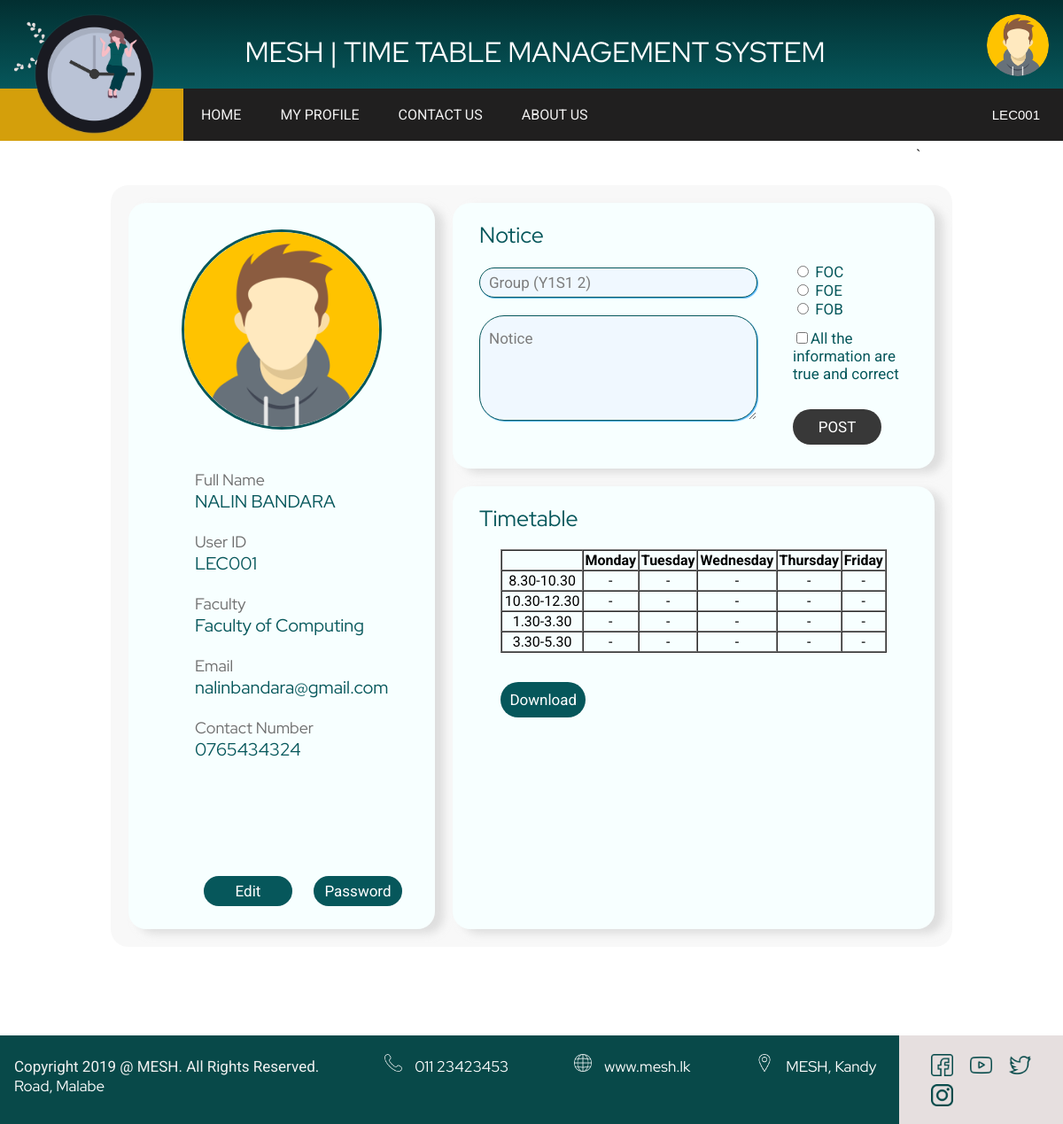
Screenshot of /userProfileLec.php (signed in) with the database file from the repository.
### tables this page shows
CREATE TABLE `lecturer` (
  `userID` varchar(20) NOT NULL,
  `LecturerName` varchar(50) NOT NULL,
  `LecturerAge` int(11) NOT NULL,
  `LecturerEmail` varchar(50) NOT NULL,
  `LecturerContact` varchar(10) NOT NULL,
  `LecturerFacluty` varchar(50) NOT NULL,
  `ProfilePic` varchar(1000) DEFAULT 'images/user.png',
  `pwd` varchar(1000) NOT NULL
);

### userprofileLec.php (the view, shortened to what this page needs)
<!DOCTYPE html>
<html>
<?php
require 'PHP/config.php';
?>
<head>
</head>
<?php
if (isset($_SESSION['userName'])) {
    $link = "userProfileStu.php";
    $userID = $_SESSION['userName'];
    if (strpos($userID, 'LEC') !== false) {
        $proTable = 'Lecturer';
    } else if (strpos($userID,'AD') !== false) {
        $proTable = 'Admin';
    } else if (strpos($userID,'IT') !== false) {
        $proTable = 'Student';
    }
    $userID = $_SESSION['userName'];
    $resultPic = $con -> query("SELECT * FROM $proTable WHERE userId='$userID'") OR die(mysqli_error());
if (mysqli_num_rows($resultPic) > 0) {
         while ($row2 = mysqli_fetch_array($resultPic)) {
            $avatar = $row2['ProfilePic'];
         }
     }
} else {
    $link = "log.php";
    $avatar = "images/user.png";
}
?>
<header>
    <div class="head">
        <div>
            <img src=" Images/logo.png" id="logo_timetable" width="200px" class="center" alt="LOGO">
        </div>
        <div>
            <h1 id="Header">MESH | TIME TABLE MANAGEMENT SYSTEM</h1>
        </div>
        <div class="header_box">
            <div id="box1">
                <a href="<?php echo $link?>"><img src="<?php echo $avatar ?>" alt="AVATAR" width="100px" id="Header_logo"></a>
            </div>
            <div id="box2">
                <h1><a href="" id="Login">LOGIN</a></h1>
            </div>`
        </div>
    </div>
</header>
<div id="navigation_bar">
    <div id="navi2">
        <ul class="nav">
            <a href="index.php">
                <li>HOME</li>
            </a>
            <a href="userProfileStu.php">
                <li>MY PROFILE</li>
            </a>
            <a href="contact.php">
                <li>CONTACT US</li>
            </a>
            <a href="About.php">
                <li>ABOUT US</li>
            </a>
        </ul>
    </div>
    <div id="navi3">
        <ul class="nav2">
            <?php
                if (isset($_SESSION['userName'])) {
                    echo "<a href='index.php'>
                    <li>
  <div class='dropdown'>
  <button class='dropbtn'>".$_SESSION['userName']."</button>
  <div class='dropdown-content'>
    <a href='PHP/logout.php'>Log Out</a>
  </div>
</div>
                    </li>
                </a>";
                } else {
                    echo "<a href='Registration.php'><li id='regT'>Register</li></a>
                    <a href='log.php'><li id='logT'>Login</li>
                    </a>";
                }
                ?>
        </ul>
    </div>
</div>
    <div class="UserLec_DetailsBackground">
        <div class="UserLec_Details">
            <div class="UserLec_UserImage">
                <?php
                $userID = $_SESSION['userName'];
                $result = $con -> query("SELECT * FROM lecturer WHERE UserID='$userID'") OR die(mysqli_error());
                if(mysqli_num_rows($result) > 0) {
                    while ($row = mysqli_fetch_array($result)) {
                echo"<img id='user' src=".$row['ProfilePic'].">
            </div>
            <div class='UserLec_UserDetails'>";
                        echo "<p class=\"UserL_userDescription\">Full Name</p>
                        <p id=\"UserS_name\">".$row['LecturerName']."</p>
                        <p class=\"UserL_userDescription\">User ID</p>
                        <p id=\"UserS_id\">".$row['userID']."</p>
                        <p class=\"UserL_userDescription\">Faculty</p>
                        <p id=\"UserS_faculty\">".$row['LecturerFacluty']."</p>
                        <p class=\"UserL_userDescription\">Email</p>
                        <P id=\"UserS_email\">".$row['LecturerEmail']."</P>
                        <p class=\"UserL_userDescription\">Contact Number</p>
                        <p id=\"UserS_contactNum\">".$row['LecturerContact']."</p>";
                    }
                } else {
                    echo "<p id=\"UserStu_Notice\">Sorry for the ERROR</p>";
                }
                ?>
            </div>
            <div class="UserLec_EditButton">
                <button type="button" class="UserLec_editButton" onclick="userProfileLec_edit()">Edit</button>
                <button type="button" class = "UserLec_editButton" id="UserLec_passwordUpdate" onclick="openPopPa()">Password</button>
            </div>
        </div>
        <div class="UserLec_Notice">
            <p id="UserLec_NocticeTitle">Notice</p>
            <form action="PHP/notice.php" method="post" id="UserLec_FormNotice" onsubmit="UserLec_onSubmit()">
                <div class="UserLec_NoticeForm">
                    <div>
                        <input name="group" pattern="Y[1-4]S[1-2]+ +[1-12]" id="UserLec_Group" class="UserLec_InputBox" type="text" placeholder="Group (Y1S1 2)" required>
                        <textarea name="notice" id="UserLec_Notice" class="UserLec_NoticeD" type="text" placeholder="Notice" required></textarea>
                    </div>
                    <div>
                        <div>
                            <label class="UserLec_Radio">
                                <input type="radio" value="FOC" name="notice_type" required>
                                FOC
                            </label>
                            <label class="UserLec_Radio">
                                <input type="radio" value="FOE" name="notice_type" required>
                                FOE
                            </label>
                            <label class="UserLec_Radio">
                                <input type="radio" value="FOB" name="notice_type" required>
                                FOB
                            </label>
                            <p id="UseLec_checkBox"><input id="UseLec_checkBoxS" onclick="UserLec_enableButton()" type="checkbox" required>All the information are true and correct</p>
                        </div>
                        <button type="submit" id="UserLec_postBtn" disabled>POST</button>
                    </div>
                </div>
            </form>
        </div>
            <div class="UserLec_Timetable">
            <p id="UserLec_NocticeTitle">Timetable</p>
            <br/>
            <?php
            $time = array('8.30-10.30', '10.30-12.30', '1.30-3.30', '3.30-5.30');
            $lecID = 10001;
            $day = array('Mon','TUE','WED','THU','FRI');
            echo "<table align-content='center' align='center' border='1' cellspacing='0' width='80%'>";
            echo "<tr><th id=\"dataTabl\"></th><th id=\"dataTabl\">Monday</th><th id=\"dataTabl\">Tuesday</th><th id=\"dataTabl\">Wednesday</th><th id=\"dataTabl\">Thursday</th><th id=\"dataTabl\">Friday</th></tr>";
            for ($i = 0; $i < 4; $i++) {
                echo "<tr>";
                echo "<td id=\"dataTabl\">".$time[$i]."</td>";
                for($j = 0; $j < 5; $j++){
                    $result = $con -> query("SELECT * FROM timeslots WHERE Day='$day[$j]' AND Time='$time[$i]' AND lecID='$lecID'") OR die(mysqli_error());
                    if(mysqli_num_rows($result) > 0){
                    while ($row = mysqli_fetch_array($result)) {
                        echo "<td id=\"dataTabl\">".$row['module']."<br>".$row['hall']."<br>".$row['groupID']."</td>";
                    }
                } else {
                    echo "<td id=\"dataTabl\">-</td>";
                }
                }
                echo "</tr>";
            }
            echo "</table>";
            ?>
            <br>
            <button class="UserLec_bnDownload" id="UserLec_btnDownload" onclick="downloadLec()">Download</button>
        </div>
    </div>
</body>
<footer>
    <div class="foot">
        <div>
            <div class="allrights">
                <h3 id="Foot_copyright" style="display: inline">Copyright 2019 @ MESH. All Rights Reserved.</h3>
                <img class="iconF1" src="Images/callBlue.png" style="display:inline">
                <p class="linkF" style="display:inline">011 23423453</p>
                <img class="iconF1" src="Images/webBlue.png" style="display:inline">
                <p class="linkF" style="display:inline">www.mesh.lk</p>
                <img class="iconF1" src="Images/placeBlue.png" style="display:inline">
                <p class="linkF" style="display:inline">MESH, Kandy Road, Malabe</p>
            </div>
        </div>
        <div>
            <div>
                <a href="https://www.facebook.com"><img id="fb" class="iconF" alt="Facebook" src="Images/facebook.png" onmouseout="this.src='images/facebook.png'" onmouseover="this.src='images/facebookO.png'"></a>
                <a href="https://www.youtube.com"><img id="yt" class="iconF" alt="YouTube" src="Images/youtube.png" onmouseover="this.src='images/youtubeO.png'" onmouseout="this.src='images/youtube.png'"></a>
                <a href="https://twitter.com"><img id="tw" class="iconF" alt="Twitter" src="Images/twitter.png" onmouseover="this.src='images/twitterO.png'" onmouseout="this.src='images/twitter.png'"></a>
                <a href="https://www.instagram.com"><img id="in" class="iconF" alt="Instagram" src="Images/instagram.png" onmouseover="this.src='images/instagramO.png'" onmouseout="this.src='images/instagram.png'"></a>
            </div>
        </div>
    </div>
</footer>
</html>

### rows the page displays
lecturer: ProfilePic (placeholder picture), LecturerName "NALIN BANDARA", userID "LEC001", LecturerFacluty "Faculty of Computing", LecturerEmail "nalinbandara@gmail.com", LecturerContact "0765434324"

### other values shown
$_SESSION['userName'] "LEC001"
$time[$i] "8.30-10.30"
$time[$i] "10.30-12.30"
$time[$i] "1.30-3.30"
$time[$i] "3.30-5.30"
